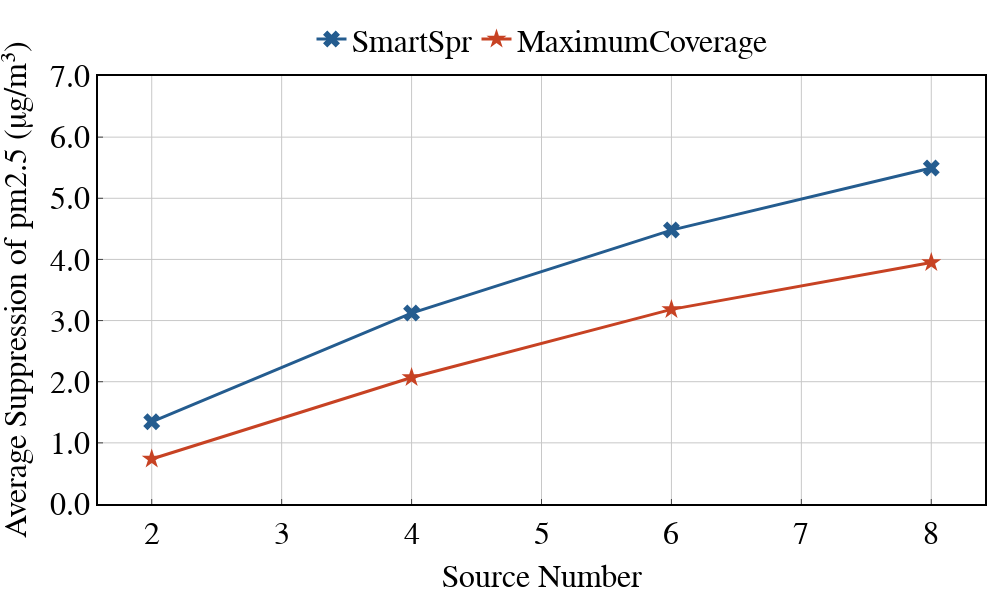

The cell this chart's notebook holds for it:
### Code cell
width = 1000
height = 600
linewidth = 3
markersymbol={'FH':4, 'HEUR':17, 'DDRL':2}
markersize = 15
linetype = {'Low':'dot','Medium':'dashdot','High':'solid'}
labels = []
Time_deadline = 4
for i in range(Time_deadline):
    labels.append(int(i*2 + 2))

xtitle = 'Source Number'
ytitle = 'Average Suppression of pm2.5 (μg/m³)'

fig = go.Figure()

fig.add_trace(go.Scatter(x=labels, y=strategy_pm25suppression[0][0:Time_deadline], name='SmartSpr', marker=dict(size=markersize, symbol=markersymbol['FH']),line=dict(color=colors_dict[2], width=linewidth),))
fig.add_trace(go.Scatter(x=labels, y=strategy_pm25suppression[1][0:Time_deadline], name='MaximumCoverage', marker=dict(size=markersize, symbol=markersymbol['HEUR']),line=dict(color=colors_dict[0], width=linewidth),))

fig = line_update_fig(fig, xtitle, ytitle, width=width, height=height)
fig.update_xaxes(title_text=xtitle, title_font=dict(size=32),tickfont=dict(size=32))
fig.update_yaxes(title_text=ytitle, title_font=dict(size=32),tickfont=dict(size=32))
fig.update_layout(
    yaxis=dict(range=[0, 7]),
    legend=dict(font=dict(size=32), x=0.5, y=1.15)) # name size
fig.show()
filename = './outputs/png/line_AverageSuppression-source2468-linetype.png'
print(filename)
fig.write_image(filename, scale=1)

### Figure 1 — Plotly figure (JSON) as saved in the notebook; plotly's stock layout.template omitted (floating-point values rounded to 4 significant figures)
{"data": [{"line": {"color": "#245C8F", "width": 3}, "marker": {"size": 15, "symbol": 4}, "name": "SmartSpr", "type": "scatter", "x": [2, 4, 6, 8], "y": [1.345, 3.122, 4.48, 5.495]}, {"line": {"color": "#C74223", "width": 3}, "marker": {"size": 15, "symbol": 17}, "name": "MaximumCoverage", "type": "scatter", "x": [2, 4, 6, 8], "y": [0.7364, 2.069, 3.183, 3.951]}], "layout": {"font": {"color": "rgb(0, 0, 0)", "family": "Arial", "size": 30}, "height": 600, "legend": {"font": {"size": 32}, "orientation": "h", "title": {"text": ""}, "x": 0.5, "xanchor": "center", "y": 1.15, "yanchor": "top"}, "margin": {"b": 15, "l": 15, "r": 15, "t": 15}, "plot_bgcolor": "rgb(255,255,255)", "width": 1000, "xaxis": {"gridcolor": "rgb(200, 200, 200)", "linecolor": "rgb(0, 0, 0)", "linewidth": 2, "mirror": true, "showline": true, "tickfont": {"size": 32}, "ticks": "inside", "title": {"font": {"size": 32}, "text": "Source Number"}}, "yaxis": {"gridcolor": "rgb(200, 200, 200)", "linecolor": "rgb(0, 0, 0)", "linewidth": 2, "mirror": true, "range": [0, 7], "showline": true, "tickfont": {"size": 32}, "tickformat": ".1f", "ticks": "inside", "title": {"font": {"size": 32}, "text": "Average Suppression of pm2.5 (μg/m³)"}}}}
